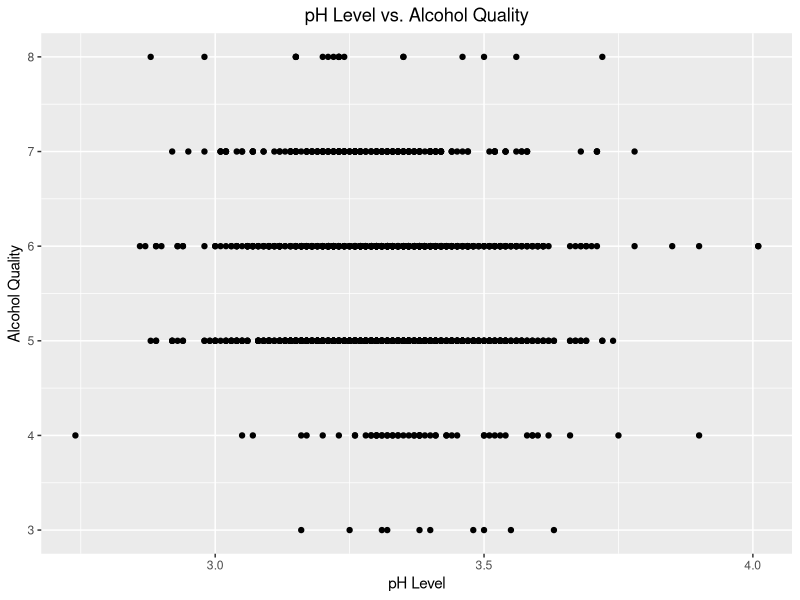
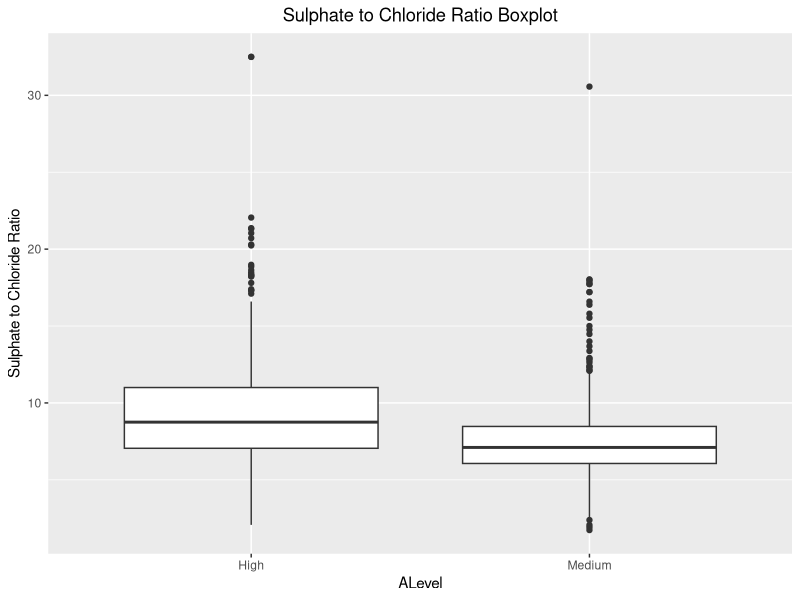
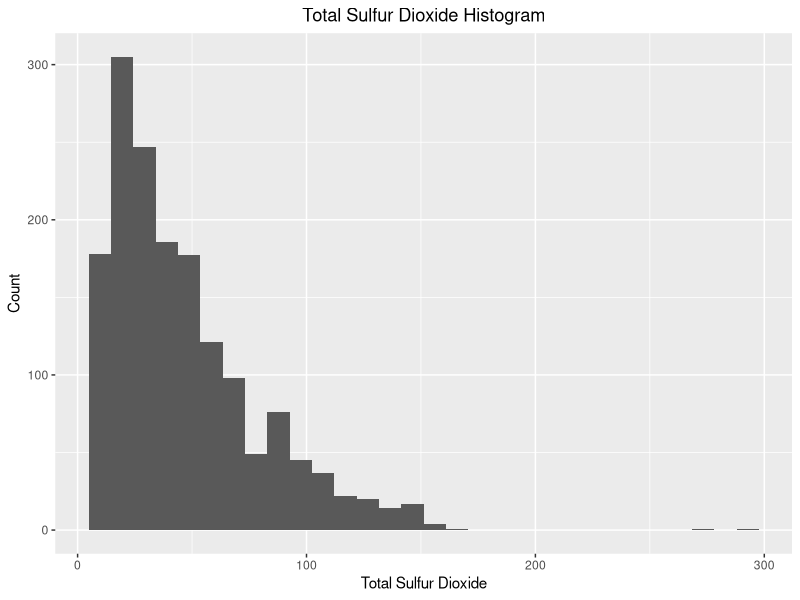
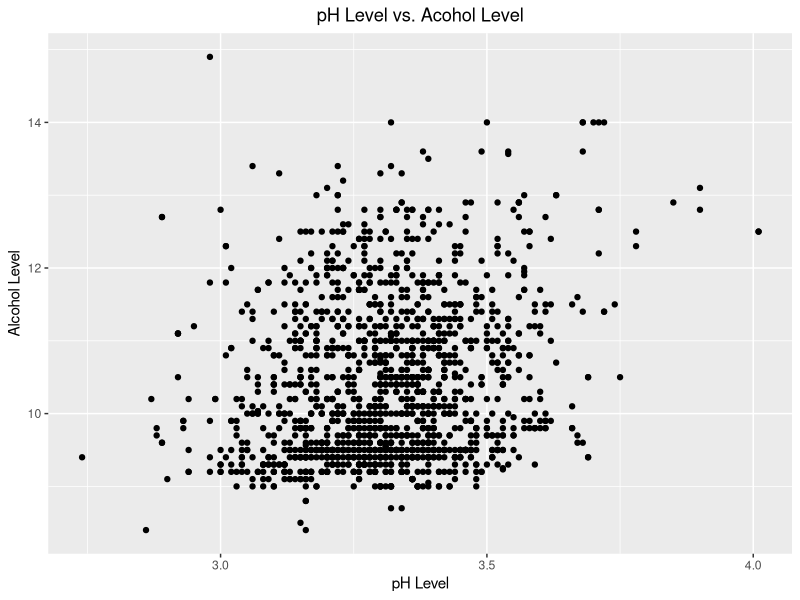
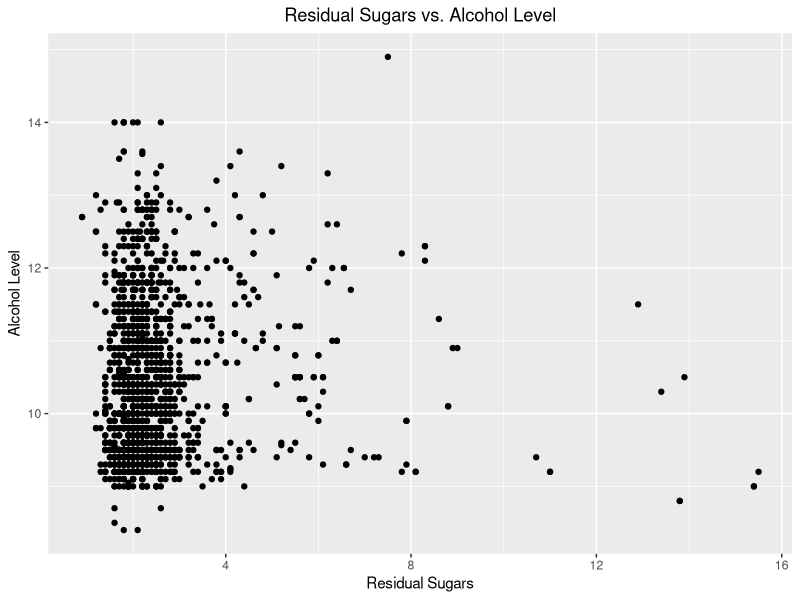
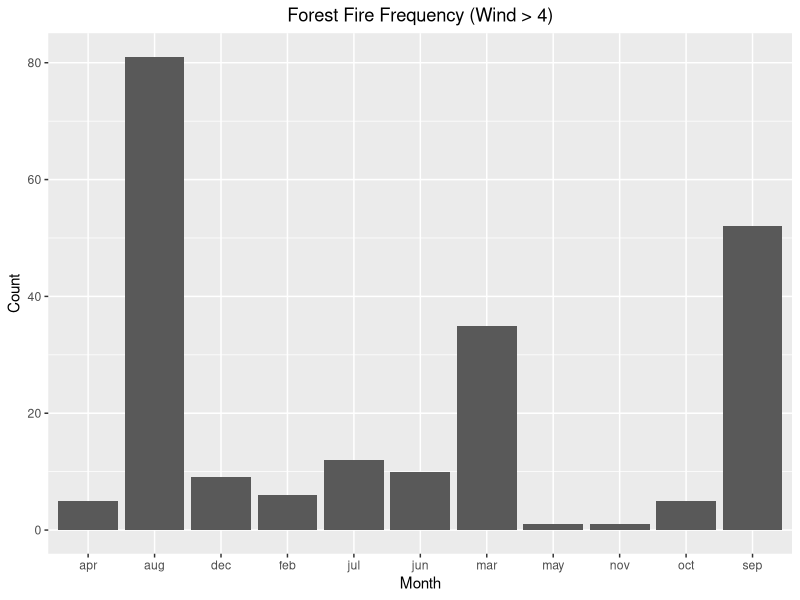
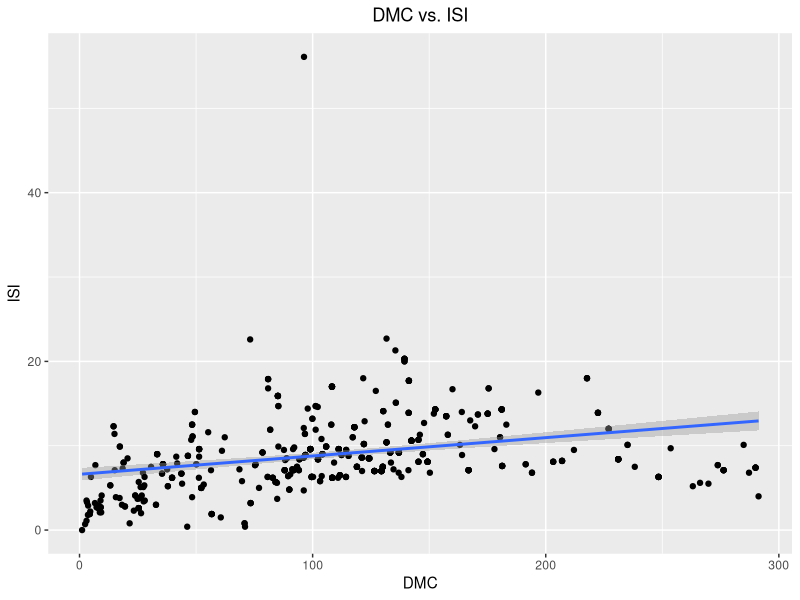

Reproduce these figures in R, in order.
# Exercise 1
# a.)
redwine = read.csv("winequality-red.csv", sep = ",", header = TRUE)


# b.)
median(redwine$quality)

mean(redwine$alcohol)


# c.)
library(ggplot2)
ggplot(redwine, aes(x = pH, y = quality)) + 
  geom_point() +  
  labs(x = "pH Level", y = "Alcohol Quality", title = "pH Level vs. Alcohol Quality") +
  theme(plot.title = element_text(hjust = 0.5))


# d.)
redwine$ALevel = " "
for (i in redwine$alcohol)
{
  if (i > 10.2)
    redwine$ALevel[which(redwine$alcohol == i)] = "High"
  else
    redwine$ALevel[which(redwine$alcohol == i)] = "Medium"
}

sulphate_to_chloride = redwine$sulphates / redwine$chlorides
redwine$ALevel = as.factor(redwine$ALevel)
ggplot(redwine, aes(x = ALevel, y = sulphate_to_chloride)) + 
  geom_boxplot() + 
  labs(y = "Sulphate to Chloride Ratio", title = "Sulphate to Chloride Ratio Boxplot") + 
  theme(plot.title = element_text(hjust = 0.5))

sum(redwine$ALevel == "High")
# There are 757 samples in the "High" category.


# e.)
ggplot(redwine, aes(x = total_sulfur_dioxide)) +
  geom_histogram() + 
  labs(x = "Total Sulfur Dioxide", y = "Count", title = "Total Sulfur Dioxide Histogram") +
  theme(plot.title = element_text(hjust = 0.5))


# f.)
ggplot(redwine, aes(x = pH, y = alcohol)) + 
  geom_point() +
  labs(x = "pH Level", y = "Alcohol Level", title = "pH Level vs. Acohol Level") +
  theme(plot.title = element_text(hjust = 0.5))

ggplot(redwine, aes(x = residual_sugar, y = alcohol)) + 
  geom_point() +
  labs(x = "Residual Sugars", y = "Alcohol Level", title = "Residual Sugars vs. Alcohol Level") +
  theme(plot.title = element_text(hjust = 0.5))

# From the two plots, it can be hypothesized that there are much more people who prefer acidic, less alcoholic and 
# less sweet wine. According to the first plot, there is an abundant amount of people who prefer an acidic wine which 
# is less alcoholic, and based on the second plot, more people preferred less sweetened wine regardless of 
# whether they preferred strong or weaker alcohol.




# Exercise 2
forest_fires = read.csv("forestfires.csv", sep = ",", header = TRUE)
forest_fires$DC = as.integer(forest_fires$DC)

# a.)
# X: Quantitative
# Y: Quantitative
# month: Qualitative
# day: Qualitative
# FFMC: Quantitative
# DMC: Quantitative
# DC: Quantitative
# ISI: Quantitative
# temp: Quantitative
# RH: Quantitative
# wind: Quantitative
# rain: Quantitative
# area: Quantitative


# b.)
predictor_r = c("X min", "X max", "Y min", "Y max", "FFMC min", "FFMC max", "DMC min", "DMC max", "DC min", "DC max",
                "ISI min", "ISI max", "temp min", "temp max", "RH min", "RH max", "wind min", "wind max", "rain min", 
                "rain max", "area min", "area max")

range = c(range(forest_fires$X), range(forest_fires$Y), range(forest_fires$FFMC), range(forest_fires$DMC), 
          range(forest_fires$DC), range(forest_fires$ISI), range(forest_fires$temp), range(forest_fires$RH),
          range(forest_fires$wind), range(forest_fires$rain), range(forest_fires$area))
ranges = data.frame(predictor_r, range)


predictor = c("X", "Y", "FFMC", "DMC", "DC", "ISI", "temp", "RH", "wind", "rain", "area")

mean = c(mean(forest_fires$X), mean(forest_fires$Y), mean(forest_fires$FFMC), mean(forest_fires$DMC), 
         mean(forest_fires$DC), mean(forest_fires$ISI), mean(forest_fires$temp), mean(forest_fires$RH),
         mean(forest_fires$wind), mean(forest_fires$rain), mean(forest_fires$area))
means = data.frame(predictor, mean)

standard_deviation = c(sd(forest_fires$X), sd(forest_fires$Y), sd(forest_fires$FFMC), sd(forest_fires$DMC), 
                       sd(forest_fires$DC), sd(forest_fires$ISI), sd(forest_fires$temp), sd(forest_fires$RH),
                       sd(forest_fires$wind), sd(forest_fires$rain), sd(forest_fires$area))
stand_devs = data.frame(predictor, standard_deviation)


week = c(sum(forest_fires$day == "mon"), sum(forest_fires$day == "tue"), sum(forest_fires$day == "wed"),
         sum(forest_fires$day == "thu"), sum(forest_fires$day == "fri"), sum(forest_fires$day == "sat"),
         sum(forest_fires$day == "sun"))

# Sunday has the most frequent fires out of all the days.


# c.)
new_range = c(range(forest_fires$X[c(1:39, 81:517)]), range(forest_fires$Y[c(1:39, 81:517)]), 
              range(forest_fires$FFMC[c(1:39, 81:517)]), range(forest_fires$DMC[c(1:39, 81:517)]), 
              range(forest_fires$DC[c(1:39, 81:517)]), range(forest_fires$ISI[c(1:39, 81:517)]), 
              range(forest_fires$temp[c(1:39, 81:517)]), range(forest_fires$RH[c(1:39, 81:517)]),
              range(forest_fires$wind[c(1:39, 81:517)]), range(forest_fires$rain[c(1:39, 81:517)]), 
              range(forest_fires$area[c(1:39, 81:517)]))
new_ranges = data.frame(predictor_r, new_range)

new_mean = c(mean(forest_fires$X[c(1:39, 81:517)]), mean(forest_fires$Y[c(1:39, 81:517)]), 
             mean(forest_fires$FFMC[c(1:39, 81:517)]), mean(forest_fires$DMC[c(1:39, 81:517)]), 
             mean(forest_fires$DC[c(1:39, 81:517)]), mean(forest_fires$ISI[c(1:39, 81:517)]), 
             mean(forest_fires$temp[c(1:39, 81:517)]), mean(forest_fires$RH[c(1:39, 81:517)]),
             mean(forest_fires$wind[c(1:39, 81:517)]), mean(forest_fires$rain[c(1:39, 81:517)]), 
             mean(forest_fires$area[c(1:39, 81:517)]))
new_means = data.frame(predictor, new_mean)

new_standard_deviation = c(sd(forest_fires$X[c(1:39, 81:517)]), sd(forest_fires$Y[c(1:39, 81:517)]), 
                           sd(forest_fires$FFMC[c(1:39, 81:517)]), sd(forest_fires$DMC[c(1:39, 81:517)]), 
                           sd(forest_fires$DC[c(1:39, 81:517)]), sd(forest_fires$ISI[c(1:39, 81:517)]), 
                           sd(forest_fires$temp[c(1:39, 81:517)]), sd(forest_fires$RH[c(1:39, 81:517)]),
                           sd(forest_fires$wind[c(1:39, 81:517)]), sd(forest_fires$rain[c(1:39, 81:517)]), 
                           sd(forest_fires$area[c(1:39, 81:517)]))
new_stand_devs = data.frame(predictor, new_standard_deviation)


# d.)
filter_data = forest_fires[(forest_fires$wind > 4), ]$month
forest_fires_new = data.frame(filter_data)

ggplot(forest_fires_new, aes(x = filter_data)) + 
  geom_bar() + 
  labs(x = "Month", y = "Count", title = "Forest Fire Frequency (Wind > 4)") +
  theme(plot.title = element_text(hjust = 0.5))

# August has the highest frequency of forest fires with wind > 4.


# e.)
ggplot(forest_fires, aes(x = DMC, y = ISI)) + 
  geom_point() + 
  labs(x = "DMC", y = "ISI", title = "DMC vs. ISI") +
  geom_smooth(method = 'lm') +
  theme(plot.title = element_text(hjust = 0.5))

correlation_matrix = matrix(0, nrow = length(forest_fires$DMC))
correlation_matrix[,1] = correlation_matrix[,1] + 1:517
correlation_matrix = cbind(correlation_matrix, forest_fires$DMC)
correlation_matrix = cbind(correlation_matrix, forest_fires$ISI)
colnames(correlation_matrix) = c("No.", "DMC", "ISI")


# f.)
# In order to predict wind speed based on the other variables, pairing it with
# FFMC, DMC, ISI,temp, and/or RH would be useful. This is because creating a plot
# with both wind speed and one other variables shows a set of points all relating to a 
# wind speed staying constant regardless of the other variable at random. In turn,
# this allows us to better understand the wind speed as it may stay constant for several 
# points of the other variable, or it might change.

